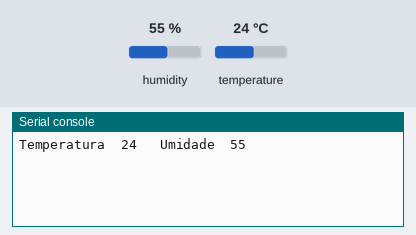
Bench run of a program on a simulated ESP32 board running MicroPython. On the bench: the last lines printed to the serial console. The inputs (shaded band) are chosen by the test bench; at power-on: humidity 55 %, temperature 24 °C.

Above: at 1.2 s.
1.3 s: humidity set to 22 %
At 5.6 s:
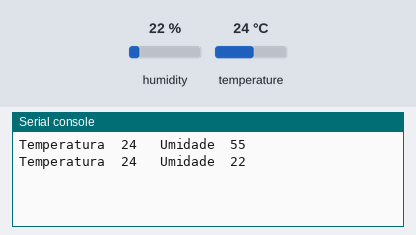
7.3 s: temperature set to 12 °C
At 11.4 s:
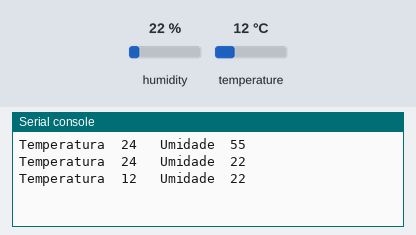
13.3 s: humidity set to 40 %
At 16.0 s:
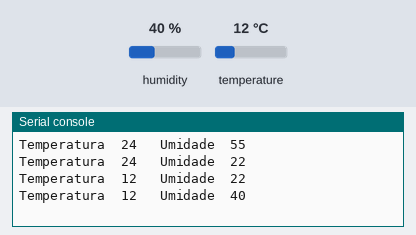
Timing chart, 0 to 17.5 s (numbered marks = the images above; inputs shaded):
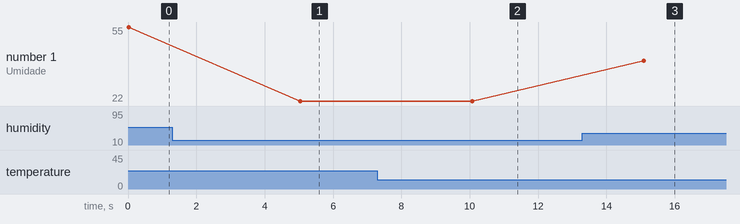

The program:

temperaturaDHT11.py
```python
from machine import Pin
from time import sleep
import dht
sensor = dht.DHT11(Pin(23))

while True:
    try:
        sensor.measure()
        temp = sensor.temperature()
        umid = sensor.humidity()
        print("Temperatura ", temp, "  Umidade ", umid)
        sleep(5)
    except OSError as error :
        print(error)
        print("File descriptor is not associated with any terminal device")
```

Measured:
- after the input at 1.3 s, the serial console: prints a new line after 3.7 s (image 1)
- after the input at 7.3 s, the serial console: prints a new line after 2.8 s (image 2)
- after the input at 13.3 s, the serial console: prints a new line after 1.8 s (image 3)
- plotted number 1: 55 → 22 after the input at 1.3 s, 22 → 40 after the input at 13.3 s
